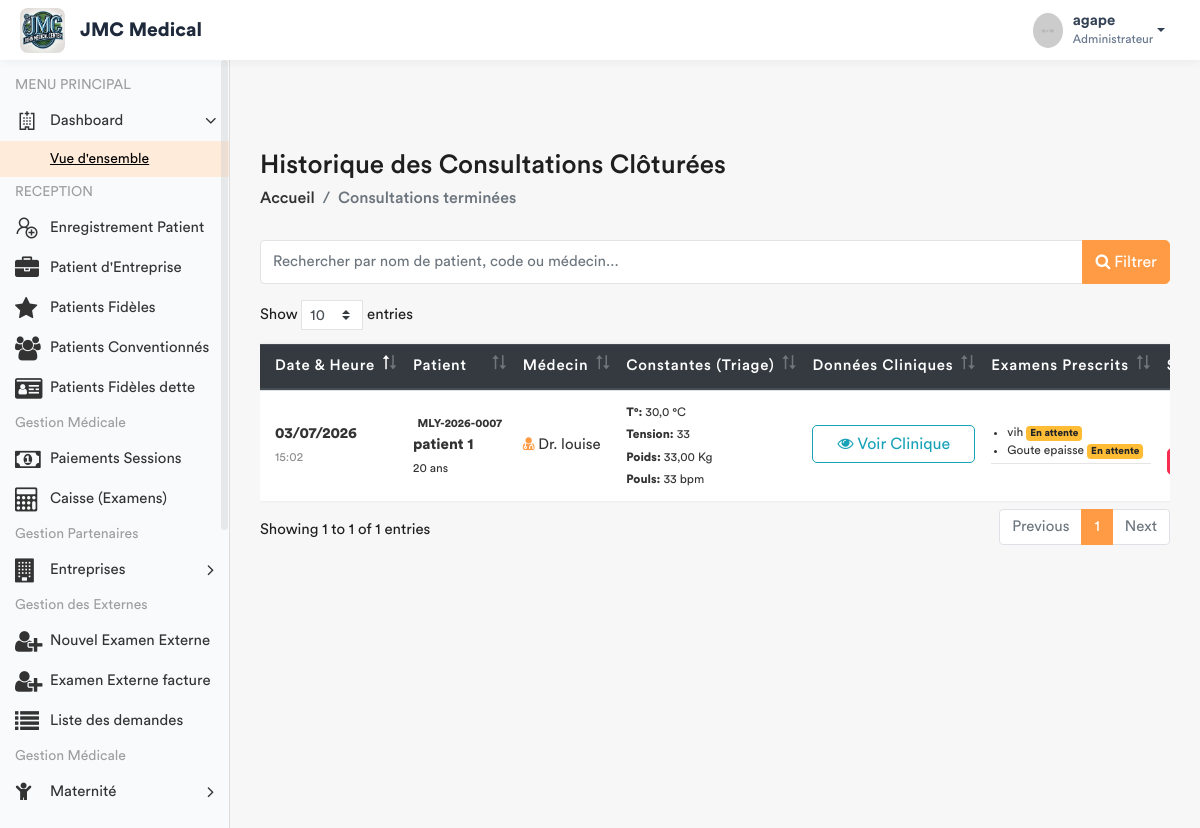
The app's page /medecin/consultations/historique/ (signed in), older data.
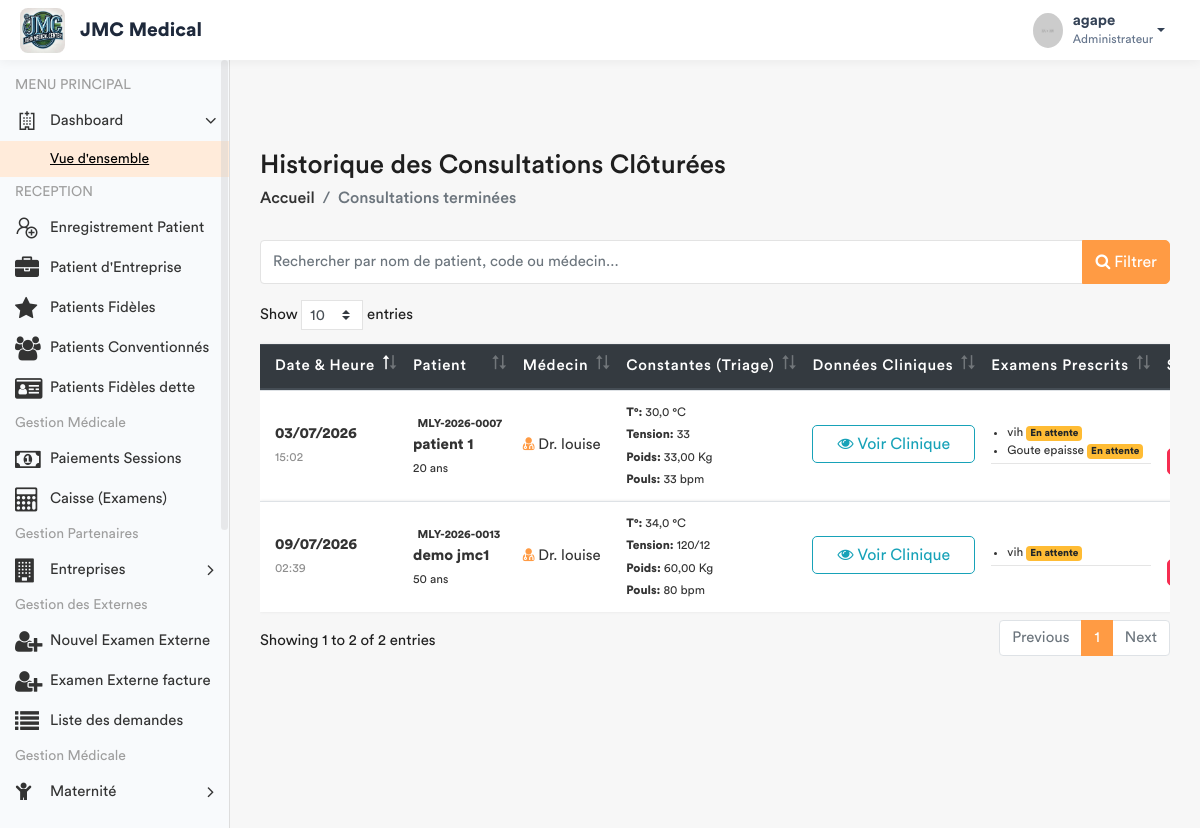
The same page, newer data.
### app/models.py (models this page shows, shortened)
class Consultation(models.Model):
    triage = models.OneToOneField(SigneVital, db_index=True, on_delete=models.CASCADE)
    medecin = models.ForeignKey(settings.AUTH_USER_MODEL, on_delete=models.SET_NULL, null=True)
    motif_consultation = models.TextField(verbose_name="Motif")
    antecedent = models.CharField(max_length  = 30 , null = True , blank = True)
    histoire_maladie = models.TextField(verbose_name="Histoire de la maladie")
    examen_physique = models.TextField(verbose_name="Examen physique")
    complement_d_anamnese = models.CharField(max_length=200, null=True)
    hypothese_diagnostique = models.TextField(verbose_name="Hypothèse diagnostique")
    date_creation = models.DateTimeField(default=timezone.now)
    consultation_payee = models.BooleanField(default=False, verbose_name="Consultation payée")
    session = models.OneToOneField(SessionSoins, on_delete=models.CASCADE, null=True)
    hopital = models.ForeignKey(Hopital , on_delete= models.SET_NULL , null = True)

class SigneVital(models.Model):
    patient = models.ForeignKey(Patient, on_delete=models.CASCADE)
    temperature = models.DecimalField(max_digits=4, decimal_places=1)
    poids = models.DecimalField(max_digits=5, decimal_places=2)
    tension_arterielle = models.CharField(max_length=10)
    frequence_cardiaque = models.IntegerField()
    frequence_respiratoire = models.IntegerField(null=True, blank=True)
    saturation_oxygene = models.IntegerField(null=True, blank=True)
    date_prelevement = models.DateTimeField(default=timezone.now)
    infirmier = models.ForeignKey(User, on_delete=models.SET_NULL, null=True)
    est_consulte = models.BooleanField(default=False)
    session = models.ForeignKey(SessionSoins, on_delete=models.CASCADE, related_name='signes_vitaux', null=True)
    hopital = models.ForeignKey(Hopital , on_delete= models.SET_NULL , null = True)

class Patient(models.Model):
    TYPE_CHOICES = [
        ('SIMPLE', 'Patient Simple'),
        ('FIDELE', 'Patient Fidèle'),
        ('CONVENTIONNE', 'Patient Conventionné'),
    ]
    code_patient = models.CharField(max_length=20, unique=True, editable=False)
    noms = models.CharField(max_length=100)
    service = models.ForeignKey('Service', on_delete=models.PROTECT, related_name='patients', null=True)
    sexe = models.CharField(max_length=1, choices=[('M', 'Masculin'), ('F', 'Féminin')])
    age = models.CharField(max_length=30)
    adresse = models.TextField()
    telephone = models.CharField(max_length=20)
    hopital = models.ForeignKey(Hopital , on_delete=models.SET_NULL , related_name= 'patient_hopital', null = True)
    type_patient = models.CharField(max_length=15, choices=TYPE_CHOICES, default='SIMPLE')
    a_carte_fidelite = models.BooleanField(default=False, verbose_name="Possède carte de fidélité")
    entreprise = models.ForeignKey(
        'Entreprise',
        on_delete=models.SET_NULL,
        null=True,
        blank=True,
        related_name='patients',
        verbose_name="Entreprise (si conventionné)"
    )
    fiche_payee = models.BooleanField(default=False)
    created_by = models.ForeignKey(User, on_delete=models.SET_NULL, null=True, related_name='patients_crees')
    date_creation = models.DateTimeField(auto_now_add=True)
    date_modification = models.DateTimeField(auto_now=True)

class DemandeExamen(models.Model):
    STATUT = [
        ('EN_ATTENTE', 'En attente'),
        ('TERMINE', 'Terminé'),
        ('ANNULE', 'Annulé'),
    ]
    consultation = models.ForeignKey('Consultation', related_name='examens', on_delete=models.CASCADE)
    prestation = models.ForeignKey('Prestation', on_delete=models.PROTECT)
    indication = models.TextField(blank=True, help_text="Note du médecin pour le technicien")
    resultat = models.TextField(blank=True, null=True)
    image_resultat = models.ImageField(upload_to='resultats_examens/', blank=True, null=True)
    technicien = models.ForeignKey(
        settings.AUTH_USER_MODEL,
        related_name='examens_realises',
        on_delete=models.SET_NULL,
        null=True,
        blank=True
    )
    statut = models.CharField(max_length=20, choices=STATUT, default='EN_ATTENTE')
    date_demande = models.DateTimeField(default=timezone.now)
    date_realisation = models.DateTimeField(null=True, blank=True)
    quantite = models.PositiveIntegerField(default=1)
    hopital = models.ForeignKey(Hopital , on_delete= models.SET_NULL , null = True)

class Prestation(models.Model):
    CATEGORIES = [
        ('ADM', 'Administratif'),
        ('CONS', 'Consultation'),
        ('LABO', 'Laboratoire'),
        ('SOIN', 'Soins'),
        ('ECHO', 'Échographie'),
        ('RADIO', 'Radiologie'),
        ('SCAN', 'Scanner'),
        ('IRM', 'IRM'),
        ('CARDIO', 'Cardiographie'),
        ('GYNECO', 'Gynécographie'),
        ('ONCO', 'Oncologie'),
        ('ORTHO', 'Orthopédie'),
        ('DERMA', 'Dermatologie'),
        ('OPHTA', 'Ophtalmologie'),
        ('PSY', 'Psychiatrie'),
        ('KINE', 'Rééducation / Kinésithérapie'),
        ('MED', 'Acte Médical'),
        ('CHIR', 'Acte Chirurgical'),
        ('CONS_MAT', 'Consultation Maternité'),
        ('MAT', 'Forfait Maternité / Accouchement'),
    ]
    libelle = models.CharField(max_length=200, verbose_name="Libellé")
    categorie = models.CharField(max_length=10, choices=CATEGORIES, verbose_name="Catégorie")
    prix = models.DecimalField(max_digits=10, decimal_places=2, default=Decimal('0.00'), verbose_name="Prix (USD)")
    hopital =  models.ForeignKey(Hopital, on_delete= models.SET_NULL , null = True , related_name = 'hopital_prestation')
    valeur_normale = models.CharField(
        max_length=150, blank=True, null=True,
        verbose_name="Valeur Normale / Référence (Labo uniquement)",
        help_text="Ex: 70-110 mg/dl, Négatif, etc."
    )
    class Meta:
        verbose_name = "Prestation"
        verbose_name_plural = "Prestations"

### app/views.py (the view)
# urls.py: path('medecin/consultations/historique/', views.liste_consultations_terminees, name='liste_consultations'),
@login_required
def liste_consultations_terminees(request):
    consultations = Consultation.objects.select_related(
        'triage__patient',
        'medecin'
    ).prefetch_related(
        'examens__prestation'  # Utilise 'examens' car related_name='examens'
    ).order_by('-date_creation')
    role = Fonction.objects.filter(userKey=request.user).first()
    fonctionKey = role.fonctionKey.roleName if role else None
    context = {
        'consultations': consultations,
        'fonctionKey': fonctionKey
    }
    return render(request, 'back-end/medecin/liste_consultations.html', context)

### app/templates/back-end/medecin/liste_consultations.html (shortened to what the changed rows need)
<!DOCTYPE html>
{% load static %}
<html lang="fr">
    <head>
        {% include 'back-end/includes/css.html' %}
    </head>
    <body>
        <div class="main-wrapper">
            <div class="page-wrapper">
                <div class="content container-fluid">
                    <div class="row">
                        <div class="col-md-12">
                            <div class="table-responsive">
                                <table class="table table-hover custom-table mb-0 datatable">
                                    <thead class="thead-dark">
                                        <tr>
                                            <th>Date & Heure</th>
                                            <th>Patient</th>
                                            <th>Médecin</th>
                                            <th>Constantes (Triage)</th>
                                            <th>Données Cliniques</th>
                                            <th>Examens Prescrits</th>
                                            <th class="text-right">Statut / Actions</th>
                                        </tr>
                                    </thead>
                                    <tbody>
                                        {% for c in consultations %}
                                        <tr>
                                            <td>
                                                <strong>{{ c.date_creation|date:"d/m/Y" }}</strong><br>
                                                <small class="text-muted">{{ c.date_creation|date:"H:i" }}</small>
                                            </td>
                                            <td>
                                                <span class="badge badge-light-info">{{ c.triage.patient.code_patient }}</span><br>
                                                <strong>{{ c.triage.patient.noms }}</strong><br>
                                                <small>{{ c.triage.patient.age }} ans</small>
                                            </td>
                                            <td>
                                                <i class="fa fa-user-md text-primary"></i> Dr. {{ c.medecin.get_full_name|default:c.medecin.username }}
                                            </td>
                                            <td>
                                                <small>
                                                    <strong>T°:</strong> {{ c.triage.temperature }} °C <br>
                                                    <strong>Tension:</strong> {{ c.triage.tension_arterielle|default:"--" }} <br>
                                                    <strong>Poids:</strong> {{ c.triage.poids }} Kg <br>
                                                    <strong>Pouls:</strong> {{ c.triage.frequence_cardiaque|default:"--" }} bpm
                                                </small>
                                            </td>
                                            <td>
                                                <button class="btn btn-xs btn-outline-info btn-block mb-1" data-toggle="collapse" data-target="#clinique_{{ c.id }}">
                                                    <i class="fa fa-eye"></i> Voir Clinique
                                                </button>
                                            </td>
                                            <td>
                                                {% if c.examens.all %}
                                                    <ul class="pl-3 mb-0" style="font-size: 12px;">
                                                        {% for exam in c.examens.all %}
                                                            <li>
                                                                {{ exam.prestation.libelle }}
                                                                <span class="badge {% if exam.statut == 'TERMINE' %}badge-success{% elif exam.statut == 'ANNULE' %}badge-danger{% else %}badge-warning{% endif %}" style="font-size: 10px;">
                                                                    {{ exam.get_statut_display }}
                                                                </span>
                                                            </li>
                                                        {% endfor %}
                                                    </ul>
                                                    <hr class="my-1">
                                                {% else %}
                                                    <span class="text-muted" style="font-size: 12px;">Aucun examen</span>
                                                {% endif %}
                                            </td>
                                            <td class="text-right">
    <a href="" class="btn btn-sm btn-danger btn-block mt-1" style="font-size: 11px; padding: 4px 8px;">
    </a>
</td>
                                        </tr>
                                        {% endfor %}
                                    </tbody>
                                </table>
                            </div>
                        </div>
                    </div>
                </div>
            </div>
        </div>
    </body>
</html>

Row changes from the older to the newer data that the page shows:
added Consultation: date_creation "09/07/2026", date_creation "02:39", triage.patient.code_patient "MLY-2026-0013", triage.patient.noms "demo jmc1", triage.patient.age "50", medecin.get_full_name "louise", triage.temperature "34,0", triage.tension_arterielle "120/12", triage.poids "60,00", triage.frequence_cardiaque "80"
added DemandeExamen: prestation.libelle "vih", statut "En attente", shown under "09/07/2026"
Text that changed along with them:
text written by a page script: "Show entries Showing 1 to 1 of 1 entries Previous 1 Next" → "Show entries Showing 1 to 2 of 2 entries Previous 1 Next"
